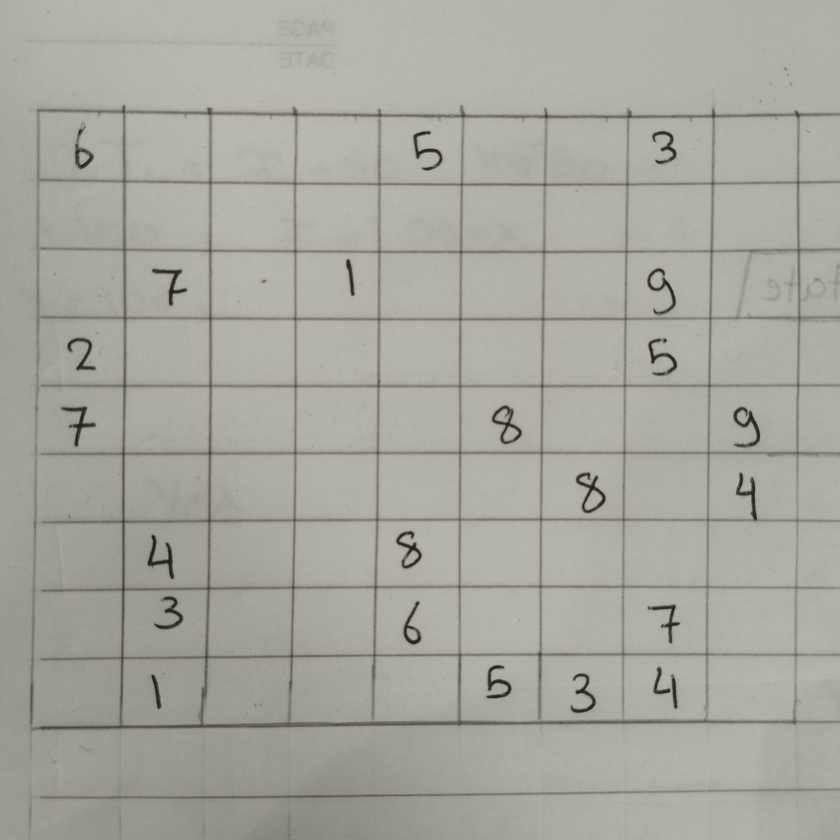
#> input picture temp_upload.png, 840 x 840 px, shrunk from 3072 x 3072 before the run
$ python inspect_top_bar.py
#> lines starting #> are read from the running program, lines starting #| are printed output that depends on the picture; after the words box and inside, x2 and y2 are one past the last pixel; in counts of white or black regions, pixels touching at a corner belong together
from PIL import Image
import numpy as np

img = Image.open('temp_upload.png').convert("L")
w, h = img.size
#> w = 840; h = 840
cell_w, cell_h = w / 9.0, h / 9.0
#> cell_w = 93.33; cell_h = 93.33

def inspect_stroke(r, c, name):
#> called with r = 4, c = 1, name = 'true 1'
    x0 = int(c * cell_w + cell_w * 0.15)
#> x0 = 107
    y0 = int(r * cell_h + cell_h * 0.15)
#> y0 = 387
    x1 = int((c + 1) * cell_w - cell_w * 0.15)
#> x1 = 172
    y1 = int((r + 1) * cell_h - cell_h * 0.15)
#> y1 = 452
    patch = 255.0 - np.array(img.crop((x0, y0, x1, y1)), dtype=np.float32)
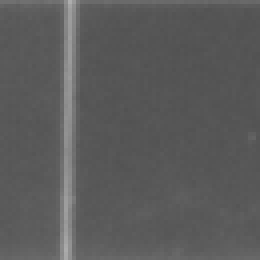
#> patch: shape (65, 65) float32 (shown 4 times larger); min 82, max 173, mean 91.3

    # Binary mask of stroke
    mask = patch > 100
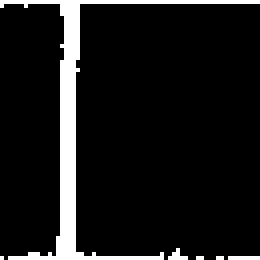
#> mask: shape (65, 65) bool (shown 4 times larger); 9.4% white; 6 white regions (5 under 20 px), largest, box (x1, y1, x2, y2) and area: (0, 0, 65, 65) 376
    ys, xs = np.where(mask)
#> ys = 397 values from 0 to 64; xs = 397 values, max 64 at index 64, min 0 at index 0, mean 21.28
    if len(ys) == 0:
        print(f"Cell ({r}, {c}) {name}: Empty")
        return

    top_y = ys.min()
#> top_y = 0
    # Width of stroke at top 20%
    top_mask = mask[top_y : top_y + int((ys.max() - top_y) * 0.25), :]
    top_width = top_mask.any(axis=0).sum()
#> top_width = 65

    # Width of stroke in the middle
    mid_y = int((top_y + ys.max()) / 2)
#> mid_y = 32
    mid_mask = mask[mid_y - 2 : mid_y + 2, :]
    mid_width = mid_mask.any(axis=0).sum()
#> mid_width = 4

    print(f"Cell ({r}, {c}) [{name}]: top_width={top_width}, mid_width={mid_width}, ratio={top_width / max(mid_width, 1):.2f}")
#| Cell (4, 1) [true 1]: top_width=65, mid_width=4, ratio=16.25

inspect_stroke(4, 1, "true 1")
inspect_stroke(7, 0, "true 1")
#> call 2 of inspect_stroke, with r = 7, c = 0, name = 'true 1'
#> in inspect_stroke (call 2), `patch = 255.0 - np.array(img.crop((x0, y0, x1, y1)), dtype=np.float32)`:
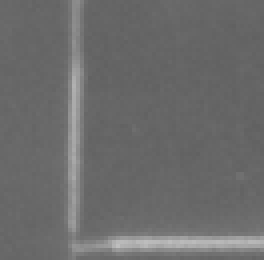
#> patch: shape (65, 66) float32 (shown 4 times larger); min 97, max 190, mean 107.7
#> in inspect_stroke (call 2), `mask = patch > 100`:
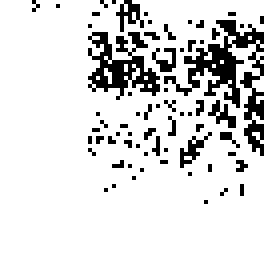
#> mask: shape (65, 66) bool (shown 4 times larger); 85.9% white; black in thin lines or dots, all inside (x1, y1, x2, y2) = (8, 0, 66, 51)
#> in inspect_stroke (call 2), `ys, xs = np.where(mask)`: ys = 3684 values from 0 to 64; xs = 3684 values, max 65 at index 60, min 0 at index 0, mean 30.45
#> in inspect_stroke (call 2), `top_width = top_mask.any(axis=0).sum()`: top_width = 66
#> in inspect_stroke (call 2), `mid_width = mid_mask.any(axis=0).sum()`: mid_width = 65
#| Cell (7, 0) [true 1]: top_width=66, mid_width=65, ratio=1.02
inspect_stroke(8, 1, "true 7")
#> call 3 of inspect_stroke, with r = 8, c = 1, name = 'true 7'
#> in inspect_stroke (call 3), `patch = 255.0 - np.array(img.crop((x0, y0, x1, y1)), dtype=np.float32)`:
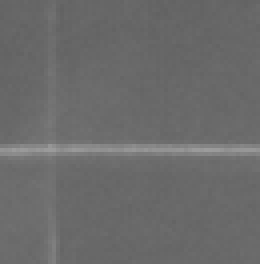
#> patch: shape (66, 65) float32 (shown 4 times larger); min 98, max 156, mean 106.9
#> in inspect_stroke (call 3), `mask = patch > 100`:
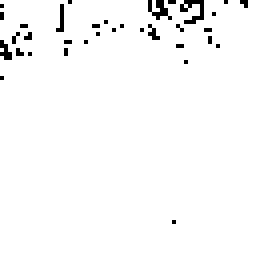
#> mask: shape (66, 65) bool (shown 4 times larger); 97.6% white; black in thin lines or dots, all inside (x1, y1, x2, y2) = (0, 0, 62, 56)
#> in inspect_stroke (call 3), `ys, xs = np.where(mask)`: ys = 4187 values from 0 to 65; xs = 4187 values, max 64 at index 50, min 0 at index 0, mean 32.06
#> in inspect_stroke (call 3), `top_width = top_mask.any(axis=0).sum()`: top_width = 65
#| Cell (8, 1) [true 7]: top_width=65, mid_width=65, ratio=1.00
